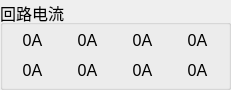
  <widget class="QGroupBox" name="groupBox">
   <property name="geometry">
    <rect>
     <x>1120</x>
     <y>380</y>
     <width>231</width>
     <height>90</height>
    </rect>
   </property>
   <property name="font">
    <font>
     <pointsize>12</pointsize>
    </font>
   </property>
   <property name="title">
    <string>回路电流</string>
   </property>
   <widget class="QLabel" name="m_loop3A">
    <property name="geometry">
     <rect>
      <x>120</x>
      <y>30</y>
      <width>45</width>
      <height>20</height>
     </rect>
    </property>
    <property name="font">
     <font>
      <pointsize>12</pointsize>
     </font>
    </property>
    <property name="layoutDirection">
     <enum>Qt::LeftToRight</enum>
    </property>
    <property name="text">
     <string>0A</string>
    </property>
    <property name="alignment">
     <set>Qt::AlignCenter</set>
    </property>
   </widget>
   <widget class="QLabel" name="m_loop4A">
    <property name="geometry">
     <rect>
      <x>175</x>
      <y>30</y>
      <width>45</width>
      <height>20</height>
     </rect>
    </property>
    <property name="font">
     <font>
      <pointsize>12</pointsize>
     </font>
    </property>
    <property name="layoutDirection">
     <enum>Qt::LeftToRight</enum>
    </property>
    <property name="text">
     <string>0A</string>
    </property>
    <property name="alignment">
     <set>Qt::AlignCenter</set>
    </property>
   </widget>
   <widget class="QLabel" name="m_loop2A">
    <property name="geometry">
     <rect>
      <x>65</x>
      <y>30</y>
      <width>45</width>
      <height>20</height>
     </rect>
    </property>
    <property name="font">
     <font>
      <pointsize>12</pointsize>
     </font>
    </property>
    <property name="layoutDirection">
     <enum>Qt::LeftToRight</enum>
    </property>
    <property name="text">
     <string>0A</string>
    </property>
    <property name="alignment">
     <set>Qt::AlignCenter</set>
    </property>
   </widget>
   <widget class="QLabel" name="m_loop6A">
    <property name="geometry">
     <rect>
      <x>65</x>
      <y>60</y>
      <width>45</width>
      <height>20</height>
     </rect>
    </property>
    <property name="font">
     <font>
      <pointsize>12</pointsize>
     </font>
    </property>
    <property name="layoutDirection">
     <enum>Qt::LeftToRight</enum>
    </property>
    <property name="text">
     <string>0A</string>
    </property>
    <property name="alignment">
     <set>Qt::AlignCenter</set>
    </property>
   </widget>
   <widget class="QLabel" name="m_loop5A">
    <property name="geometry">
     <rect>
      <x>10</x>
      <y>60</y>
      <width>45</width>
      <height>20</height>
     </rect>
    </property>
    <property name="font">
     <font>
      <pointsize>12</pointsize>
     </font>
    </property>
    <property name="layoutDirection">
     <enum>Qt::LeftToRight</enum>
    </property>
    <property name="text">
     <string>0A</string>
    </property>
    <property name="alignment">
     <set>Qt::AlignCenter</set>
    </property>
   </widget>
   <widget class="QLabel" name="m_loop7A">
    <property name="geometry">
     <rect>
      <x>120</x>
      <y>60</y>
      <width>45</width>
      <height>20</height>
     </rect>
    </property>
    <property name="font">
     <font>
      <pointsize>12</pointsize>
     </font>
    </property>
    <property name="layoutDirection">
     <enum>Qt::LeftToRight</enum>
    </property>
    <property name="text">
     <string>0A</string>
    </property>
    <property name="alignment">
     <set>Qt::AlignCenter</set>
    </property>
   </widget>
   <widget class="QLabel" name="m_loop1A">
    <property name="geometry">
     <rect>
      <x>10</x>
      <y>30</y>
      <width>45</width>
      <height>20</height>
     </rect>
    </property>
    <property name="font">
     <font>
      <pointsize>12</pointsize>
     </font>
    </property>
    <property name="layoutDirection">
     <enum>Qt::LeftToRight</enum>
    </property>
    <property name="text">
     <string>0A</string>
    </property>
    <property name="alignment">
     <set>Qt::AlignCenter</set>
    </property>
   </widget>
   <widget class="QLabel" name="m_loop8A">
    <property name="geometry">
     <rect>
      <x>175</x>
      <y>60</y>
      <width>45</width>
      <height>20</height>
     </rect>
    </property>
    <property name="font">
     <font>
      <pointsize>12</pointsize>
     </font>
    </property>
    <property name="layoutDirection">
     <enum>Qt::LeftToRight</enum>
    </property>
    <property name="text">
     <string>0A</string>
    </property>
    <property name="alignment">
     <set>Qt::AlignCenter</set>
    </property>
   </widget>
  </widget>
